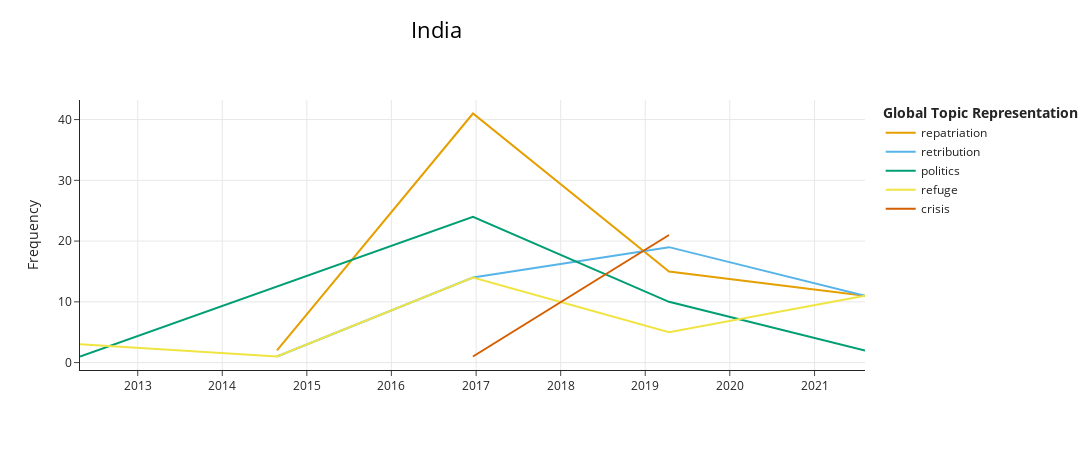

Source (notebook cell):
### Code cell
topics_over_time_in = topic_model_in.topics_over_time(corpus_in, timestamps_in, nr_bins=5)
topic_model_in.visualize_topics_over_time(topics_over_time_in, top_n_topics=5, title='India', custom_labels=True)

### Figure 1 — Plotly figure (JSON) as saved in the notebook; plotly's stock layout.template omitted (floating-point values rounded to 4 significant figures)
{"data": [{"hoverinfo": "text", "hovertext": ["<b>Topic 0</b><br>Words: jaipur, living, jammu, refugees, myanmar", "<b>Topic 0</b><br>Words: court, rohingya, said, refugees, centre", "<b>Topic 0</b><br>Words: court, said, plea, rohingya, government", "<b>Topic 0</b><br>Words: court, state, government, illegal, centre"], "marker": {"color": "#E69F00"}, "mode": "lines", "name": "repatriation", "type": "scatter", "x": ["2014-08-25T04:48:00", "2016-12-18T09:36:00", "2019-04-13T14:24:00", "2021-08-06T19:12:00"], "y": [2, 41, 15, 11]}, {"hoverinfo": "text", "hovertext": ["<b>Topic 1</b><br>Words: cyberabad, city, police, immigrants, staying", "<b>Topic 1</b><br>Words: police, aadhaar, card, arrested, cards", "<b>Topic 1</b><br>Words: aadhaar, police, cards, arrested, documents", "<b>Topic 1</b><br>Words: police, tripura, documents, aadhaar, arrested"], "marker": {"color": "#56B4E9"}, "mode": "lines", "name": "retribution", "type": "scatter", "x": ["2014-08-25T04:48:00", "2016-12-18T09:36:00", "2019-04-13T14:24:00", "2021-08-06T19:12:00"], "y": [1, 14, 19, 11]}, {"hoverinfo": "text", "hovertext": ["<b>Topic 2</b><br>Words: india, seshadri, thein, myanmar, rakhine", "<b>Topic 2</b><br>Words: china, india, myanmar, chinese, port", "<b>Topic 2</b><br>Words: china, myanmar, india, chinese, port", "<b>Topic 2</b><br>Words: china, india, chinese, sri, beijing"], "marker": {"color": "#009E73"}, "mode": "lines", "name": "politics", "type": "scatter", "x": ["2012-04-26T18:27:21.600000", "2016-12-18T09:36:00", "2019-04-13T14:24:00", "2021-08-06T19:12:00"], "y": [1, 24, 10, 2]}, {"hoverinfo": "text", "hovertext": ["<b>Topic 3</b><br>Words: says, arakan, rohingya, burmese, rohingyas", "<b>Topic 3</b><br>Words: chennai, hall, rohingyas, children, pickers", "<b>Topic 3</b><br>Words: says, football, families, camp, children", "<b>Topic 3</b><br>Words: says, camp, families, refugee, home", "<b>Topic 3</b><br>Words: nuh, camp, says, refugee, rohingya"], "marker": {"color": "#F0E442"}, "mode": "lines", "name": "refuge", "type": "scatter", "x": ["2012-04-26T18:27:21.600000", "2014-08-25T04:48:00", "2016-12-18T09:36:00", "2019-04-13T14:24:00", "2021-08-06T19:12:00"], "y": [3, 1, 14, 5, 11]}, {"hoverinfo": "text", "hovertext": ["<b>Topic 4</b><br>Words: cholera, diarrhoeal, diseases, outbreak, health", "<b>Topic 4</b><br>Words: covid19, cases, coronavirus, vaccine, positive"], "marker": {"color": "#D55E00"}, "mode": "lines", "name": "crisis", "type": "scatter", "x": ["2016-12-18T09:36:00", "2019-04-13T14:24:00"], "y": [1, 21]}], "layout": {"height": 450, "hoverlabel": {"bgcolor": "white", "font": {"family": "Rockwell", "size": 16}}, "legend": {"title": {"text": "<b>Global Topic Representation"}}, "title": {"font": {"color": "Black", "size": 22}, "text": "India", "x": 0.4, "xanchor": "center", "y": 0.95, "yanchor": "top"}, "width": 1250, "xaxis": {"autorange": true, "range": ["2012-04-26 18:27:21.6", "2021-08-06 19:12"], "showgrid": true, "type": "date"}, "yaxis": {"autorange": true, "range": [-1.222, 43.22], "showgrid": true, "title": {"text": "Frequency"}, "type": "linear"}}}
